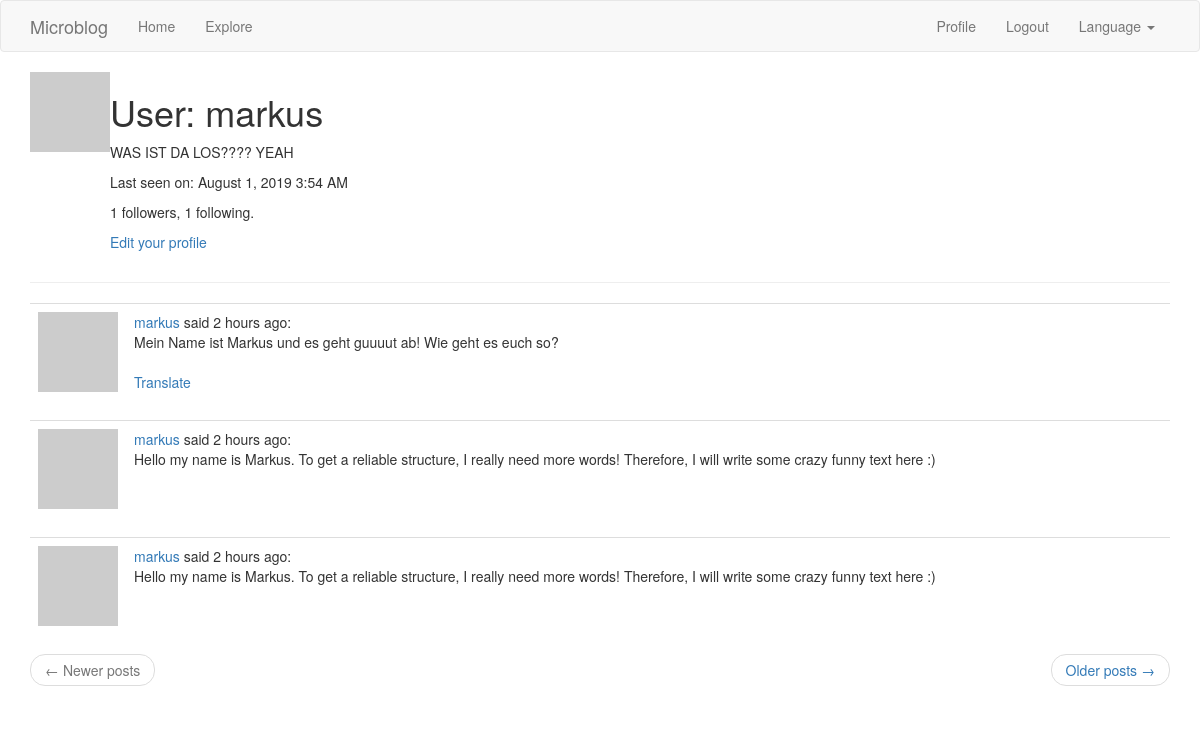
/user/markus (signed in), run on an earlier commit of the app's database.
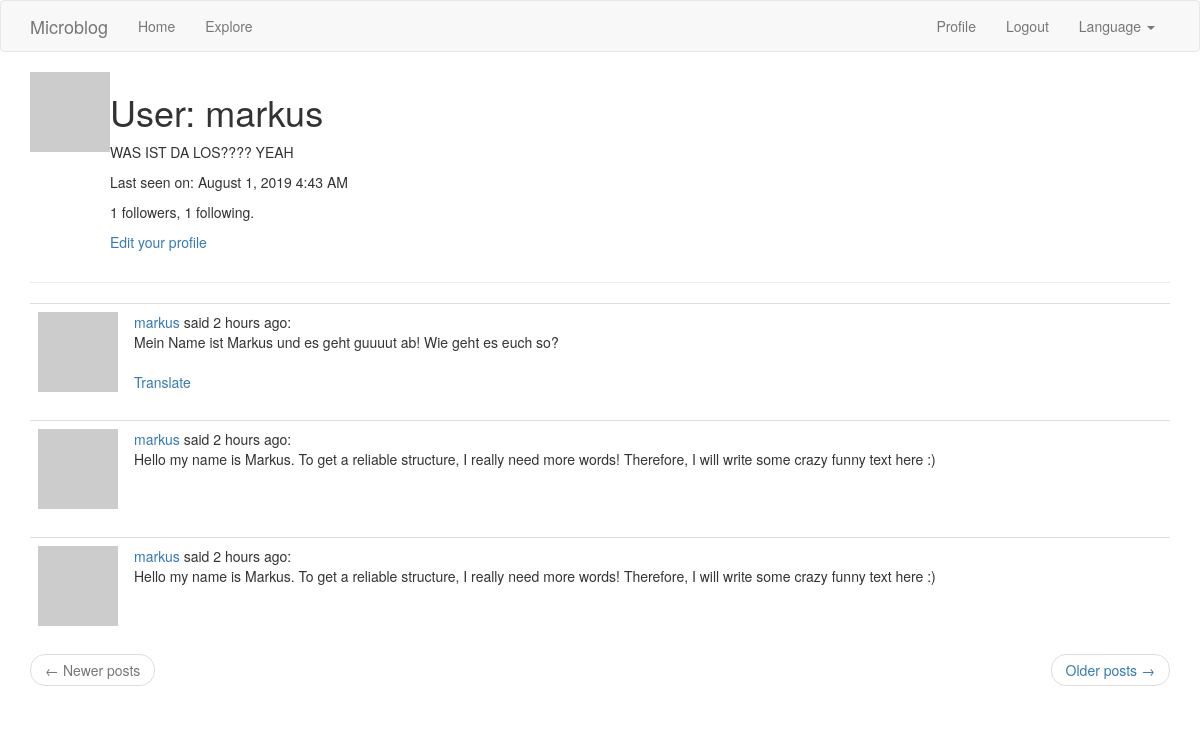
And on a later commit of the database.
### models.py (models this page shows, shortened)
class User(UserMixin, db.Model):
    id = db.Column(db.Integer, primary_key=True)
    username = db.Column(db.String(64), index=True, unique=True)
    email = db.Column(db.String(120), index=True, unique=True)
    password_hash = db.Column(db.String(128))
    posts = db.relationship('Post', backref='author', lazy='dynamic')
    about_me = db.Column(db.String(140))
    last_seen = db.Column(db.DateTime, default=datetime.utcnow)
    followed = db.relationship(
        'User',
        secondary=followers,
        primaryjoin=(followers.c.follower_id == id),
        secondaryjoin=(followers.c.followed_id == id),
        backref=db.backref('followers', lazy='dynamic'),
        lazy='dynamic'
        )
    def avatar(self, size):
        digest = md5(self.email.lower().encode('utf-8')).hexdigest()
        return 'https://www.gravatar.com/avatar/{}?d=identicon&s={}'.format(digest, size)

class Post(db.Model):
    id = db.Column(db.Integer, primary_key=True)
    body = db.Column(db.String(140))
    language = db.Column(db.String(5))
    timestamp = db.Column(db.DateTime, index=True, default=datetime.utcnow)
    user_id = db.Column(db.Integer, db.ForeignKey('user.id'))

### routes.py (the view)
@app.route('/user/<username>')
@login_required
def user(username):
    user = User.query.filter_by(username=username).first_or_404()
    page = request.args.get('page', 1, type=int)
    posts = user.posts.order_by(Post.timestamp.desc()).paginate(
        page,
        app.config['POSTS_PER_PAGE'],
        False
        )
    if posts.has_next:
        next_url = url_for('user', username=user.username, page=posts.next_num)
    else:
        next_url = None
    if posts.has_prev:
        prev_url = url_for('user', username=user.username, page=posts.prev_num)
    else:
        prev_url = None
    return render_template('user.html', user=user, posts=posts.items, next_url=next_url, prev_url=prev_url)

### models.py (called while the page is built)
@login.user_loader
def load_user(this_id):
    return User.query.get(int(this_id))

### routes.py (called while the page is built)
@app.before_request
def before_request():
    if current_user.is_authenticated:
        current_user.last_seen = datetime.utcnow()
        db.session.commit()
    g.locale = str(get_locale())

### templates/user.html
{% extends "base.html" %}
{% block app_content %}
    <table>
        <tr valign="top">
            <td><img src="{{ user.avatar(128) }}"></td>
            <td>
                <h1>{{ _('User') }}: {{ user.username }}</h1>
                {% if user.about_me %}
                    <p>
                        {{ user.about_me }}
                    </p>
                {% endif %}
                {% if user.last_seen %}
                    <p>
                        {{ _('Last seen on') }}: {{ moment(user.last_seen).format('LLL') }}
                    </p>
                {% endif %}
                <p>{{ user.followers.count() }} {{ _('followers') }}, {{ user.followed.count() }} {{ _('following') }}.</p>
                {% if user == current_user %}
                <p><a href="{{ url_for('edit_profile') }}">{{ _('Edit your profile') }}</a></p>
                {% elif not current_user.is_following(user) %}
                <p><a href="{{ url_for('follow', username=user.username) }}">{{ _('Follow') }}</a></p>
                {% else %}
                <p><a href="{{ url_for('unfollow', username=user.username) }}">{{ _('Unfollow') }}</a></p>
                {% endif %}
            </td>
        </tr>
    </table>
    <hr>
    {% for post in posts %}
        {% include '_post.html' %}
    {% endfor %}
    <nav aria-label="...">
        <ul class="pager">
            <li class="previous{% if not prev_url %} disabled{% endif %}">
                <a href="{{ prev_url or '#' }}">
                    <span aria-hidden="true">&larr;</span> {{ _('Newer posts') }}
                </a>
            </li>
            <li class="next{% if not next_url %} disabled{% endif %}">
                <a href="{{ next_url or '#' }}">
                    {{ _('Older posts') }} <span aria-hidden="true">&rarr;</span>
                </a>
            </li>
        </ul>
    </nav>
{% endblock %}

### templates/base.html (shortened to what this page needs)
{% extends 'bootstrap/base.html' %}
{% block navbar %}
    <nav class="navbar navbar-default">
        <div class="container">
            <div class="navbar-header">
                <a class="navbar-brand" href="{{ url_for('index') }}">Microblog</a>
            </div>
            <div class="collapse navbar-collapse" id="bs-example-navbar-collapse-1">
                <ul class="nav navbar-nav">
                    <li><a href="{{ url_for('index') }}">{{ _('Home') }}</a></li>
                    <li><a href="{{ url_for('explore') }}">{{ _('Explore') }}</a></li>
                </ul>
                <ul class="nav navbar-nav navbar-right">
                    {% if current_user.is_anonymous %}
                    <li><a href="{{ url_for('login') }}">{{ _('Login') }}</a></li>
                    {% else %}
                    <li><a href="{{ url_for('user', username=current_user.username) }}">{{ _('Profile') }}</a></li>
                    <li><a href="{{ url_for('logout') }}">{{ _('Logout') }}</a></li>
                    {% endif %}
                    <li class="dropdown">
                        <a class="dropdown-toggle" data-toggle="dropdown" href="#">{{ _('Language') }}
                      <span class="caret"></span></a>
                    </li>
                </ul>
            </div>
        </div>
    </nav>
{% endblock %}
{% block content %}
    <div class="container">
        {% block app_content %}{% endblock %}
    </div>
{% endblock %}

### templates/_post.html (shortened to what this page needs)
<table class="table table-hover">
    <tr>
        <td width="70px">
            <a href="{{ url_for('user', username=post.author.username) }}">
                <img src="{{ post.author.avatar(70) }}" />
            </a>
        </td>
        <td>
            {{ _('%(username)s said %(when)s', username=user_link, when=moment(post.timestamp).fromNow()) }}:
            <br>
            <span id="post{{ post.id }}">{{ post.body }}</span>
            {% if post.language and post.language != g.locale %}
            <br><br>
            <span id="translation{{ post.id }}">
                <a href="javascript:translate(
                    '#post{{ post.id }}',
                    '#translation{{ post.id }}',
                    '{{ post.language }}',
                    '{{ g.locale }}');">{{ _('Translate') }}</a>
            </span>
            {% endif %}
        </td>
    </tr>
</table>

What changed in the data, as far as the page shows it:
changed User "markus": last_seen "August 1, 2019 3:54 AM" → "August 1, 2019 4:43 AM"
